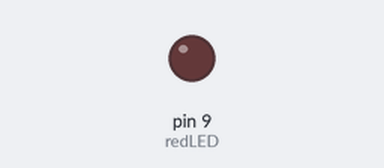
Simulated run of this sketch. Board: Arduino Uno, built with avr-gcc and run on an emulated ATmega328P. On the bench: output pins drawn as LEDs (lit = HIGH).

Above: at 0.05 s.
At 0.75 s:
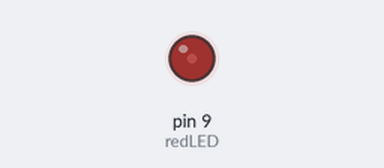
At 1.5 s:
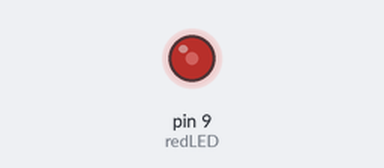
At 3.0 s:
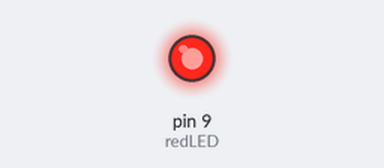
Timing chart, 0 to 6.9 s (numbered marks = the images above):
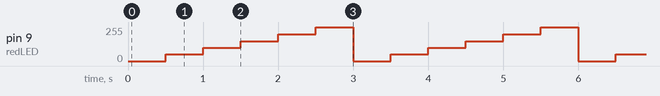

The sketch:

AnalogWriteHW.ino
```cpp
int redLED = 9;
int off = 0;
int veryVeryDim = 50;
int veryDim = 100;
int bright = 150;
int veryBright = 200;
int veryVeryBright = 255;
int delayTime = 500;

void setup() {
  // put your setup code here, to run once:
  pinMode(redLED,OUTPUT);
}

void loop() {
  // put your main code here, to run repeatedly:
  analogWrite(redLED, off);
  delay(delayTime);
  analogWrite(redLED, veryVeryDim);
  delay(delayTime);
  analogWrite(redLED, veryDim);
  delay(delayTime);
  analogWrite(redLED, bright);
  delay(delayTime);
  analogWrite(redLED, veryBright);
  delay(delayTime);
  analogWrite(redLED, veryVeryBright);
  delay(delayTime);

}
```

Measured:
- by itself, pin 9 (redLED): repeats every 3.0 s: 100/255 0.50 s, 150/255 0.50 s, 200/255 0.50 s, 255/255 0.50 s, 0/255 0.50 s, 50/255 0.50 s
